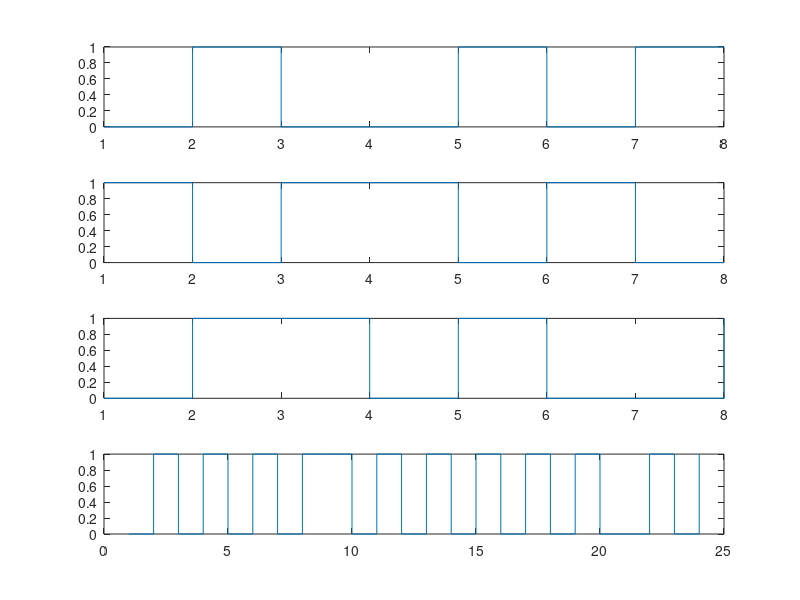

Write the MATLAB code that produced this figure.

%% class

clc;
v1=[0 1 0 0 1 0 1 1];
v2=[1 0 1 1 0 1 0 0];
v3=[0 1 1 0 1 0 0 1];

v=zeros;
index=1;
for i=1:1:8
    v(index)=v1(i);
    index=index+1;
    v(index)=v2(i);
    index=index+1;
    v(index)=v3(i);
    index=index+1;
end
subplot(4,1,1);stairs(v1)
subplot(4,1,2);stairs(v2)
subplot(4,1,3);stairs(v3)
subplot(4,1,4);stairs(v)